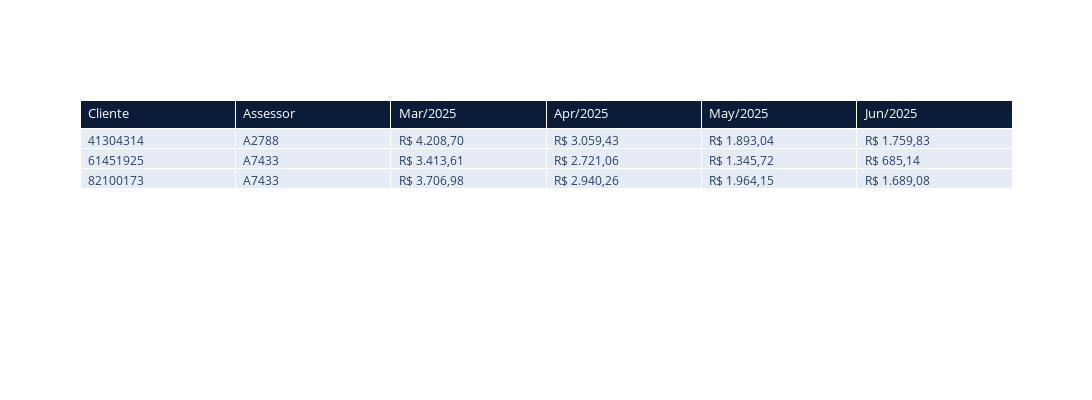

Notebook code cell kept with this figure:
### Code cell
# Tabela com Plotly

import plotly.graph_objects as go

dados_formatados = [
    clientes_em_queda["cliente"],
    clientes_em_queda["assessor"]
]

for col in receita_pivot.columns:
    dados_formatados.append(clientes_em_queda[col].map(lambda x: f"R$ {x:,.2f}".replace(',', 'X').replace('.', ',').replace('X', '.')))

# Cabeçalhos
header_vals = ["Cliente", "Assessor"] + [col.strftime('%b/%Y') for col in receita_pivot.columns]

# Cores
header_color = '#0B1C39'
cell_color = '#E5ECF6'
font_color = 'white'

# Criando a tabela
fig = go.Figure(data=[go.Table(
    header=dict(
        values=header_vals,
        fill_color=header_color,
        font=dict(color=font_color, size=13),
        align='left'
    ),
    cells=dict(
        values=dados_formatados,
        fill_color=cell_color,
        align='left'
    )
)])

fig.update_layout(width=1100, height=400)
fig.show()

### Figure 1 — Plotly figure (JSON) as saved in the notebook; plotly's stock layout.template omitted (floating-point values rounded to 4 significant figures)
{"data": [{"cells": {"align": "left", "fill": {"color": "#E5ECF6"}, "values": [[41304314, 61451925, 82100173], ["A2788", "A7433", "A7433"], ["R$ 4.208,70", "R$ 3.413,61", "R$ 3.706,98"], ["R$ 3.059,43", "R$ 2.721,06", "R$ 2.940,26"], ["R$ 1.893,04", "R$ 1.345,72", "R$ 1.964,15"], ["R$ 1.759,83", "R$ 685,14", "R$ 1.689,08"]]}, "header": {"align": "left", "fill": {"color": "#0B1C39"}, "font": {"color": "white", "size": 13}, "values": ["Cliente", "Assessor", "Mar/2025", "Apr/2025", "May/2025", "Jun/2025"]}, "type": "table"}], "layout": {"height": 400, "width": 1100}}
